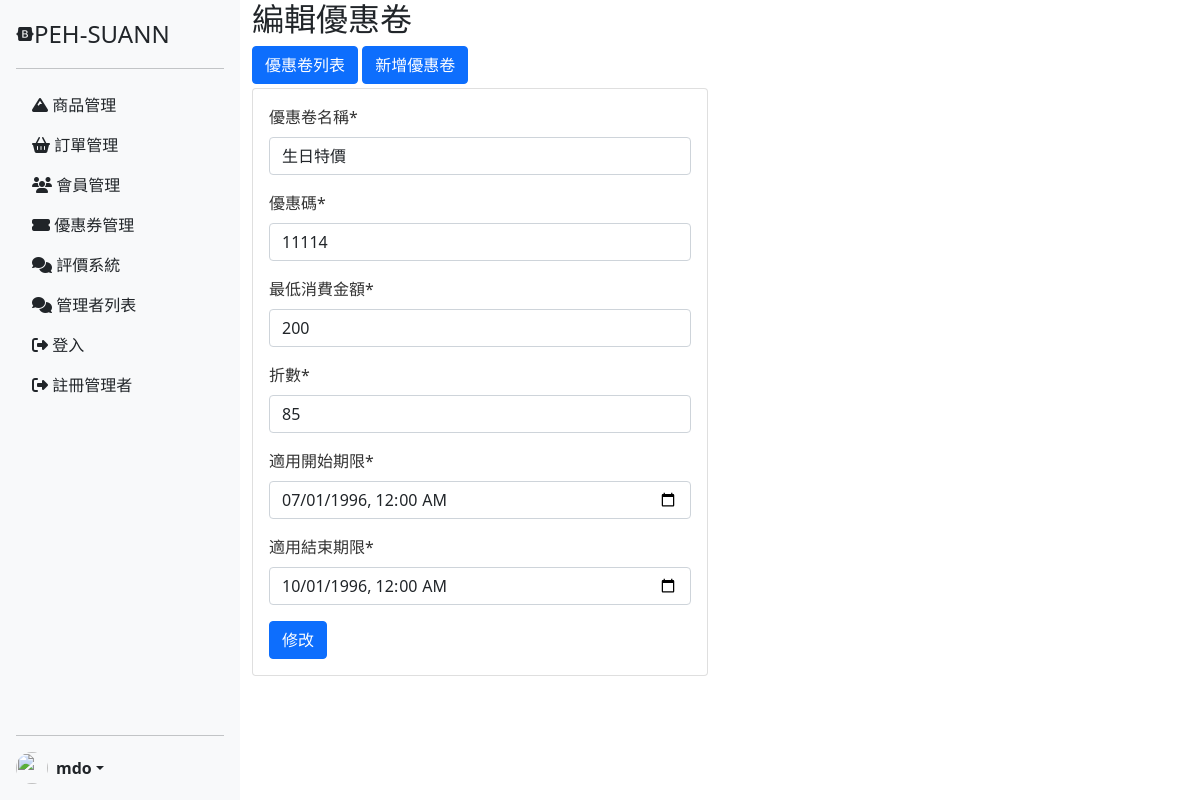
The page /coupon_edit.php?sid=3 on the database its author committed.
### tables this page shows
CREATE TABLE `coupon` (
  `sid` int(11) NOT NULL,
  `promo_name` varchar(255) DEFAULT NULL,
  `coupon_name` varchar(25) NOT NULL,
  `coupon_code` varchar(25) NOT NULL,
  `min_purchase` int(11) NOT NULL,
  `coupon_rate` float NOT NULL,
  `start_date_coup` datetime NOT NULL,
  `end_date_coup` datetime NOT NULL,
  `coupon_status` varchar(25) DEFAULT NULL,
  `display` int(11) NOT NULL
);

### coupon_edit.php (the view, shortened to what this page needs)
<?php require __DIR__ . '/parts/connect_db.php' ?>
<?php
$sid = isset($_GET['sid']) ? intval($_GET['sid']) : 0;
$sql = "SELECT * FROM coupon WHERE sid=$sid";
$r = $pdo->query($sql)->fetch();
?>
<?php require __DIR__ . '/parts/html-head.php' ?>
<?php require __DIR__ . '/parts/navbar.php' ?>
<div class="container">
  <div class="row">
    <div class="col-lg-6">
      <h2>編輯優惠卷</h2>
      <a href="./coupon_list.php" style="color: #fff;text-decoration:none;"><button type="button" class="btn btn-primary mb-1">優惠卷列表</button></a>
      <a href="./coupon_add.php" style="color: #fff;text-decoration:none;"><button type="button" class="btn btn-primary mb-1">新增優惠卷</button></a>
      <div class="card">
        <div class="card-body">
          <form name="form1" onsubmit="checkForm(event)" 　>
            <div class="mb-3">
              <label for="coupon_name" class="form-label">優惠卷名稱*</label>
              <input type="text" class="form-control" id="coupon_name" name="coupon_name" value="<?= $r['coupon_name'] ?>">
            </div>
            <div class="mb-3">
              <label for="coupon_code" class="form-label">優惠碼*</label>
              <input type="text" class="form-control" id="coupon_code" name="coupon_code" value="<?= $r['coupon_code']
                                                                                                  ?>">
            </div>
            <div class="mb-3">
              <label for="min_purchase" class="form-label">最低消費金額*</label>
              <input type="text" class="form-control" id="min_purchase" name="min_purchase" value="<?= $r['min_purchase']
                                                                                                    ?>">
            </div>
            <div class="mb-3">
              <label for="coupon_rate" class="form-label">折數*</label>
              <input type="text" class="form-control" id="coupon_rate" name="coupon_rate" value="<?= $r['coupon_rate']
                                                                                                  ?>">
            </div>
            <div class="mb-3">
              <label for="start_date_coup" class="form-label">適用開始期限*</label>
              <input type="datetime-local" class="form-control" id="start_date_coup" name="start_date_coup" value="<?= $r['start_date_coup'] ?>">
            </div>
            <div class="mb-3">
              <label for="end_date_coup" class="form-label">適用結束期限*</label>
              <input type="datetime-local" class="form-control" id="end_date_coup" name="end_date_coup" value="<?= $r['end_date_coup'] ?>">
            </div>
            <button type="submit" class="btn btn-primary">修改</button>
          </form>
        </div>
      </div>
    </div>
  </div>
</div>
<?php require __DIR__ . '/parts/html-foot.php' ?>

### style/login-style.css (style rules this page uses)
body { margin: 0; padding: 0; }
.form-label { color: #333333; }
html, body { margin: 0; padding: 0; height: 100%; }

### parts/html-head.php (style rules this page uses)
html, body { margin: 0; padding: 0; height: 100%; }

### rows shown on the page
coupon: coupon_name "生日特價", coupon_code "11114", min_purchase "200", coupon_rate "85", start_date_coup "07/01/1996 00:00", end_date_coup "10/01/1996 00:00"
